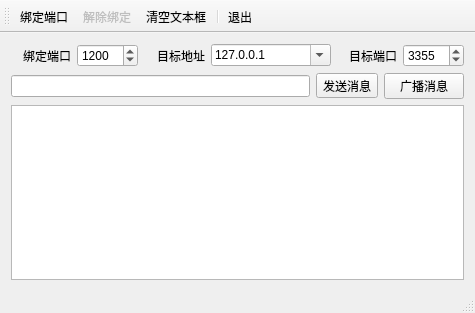
<?xml version="1.0" encoding="UTF-8"?>
<ui version="4.0">
 <class>MainWindow</class>
 <widget class="QMainWindow" name="MainWindow">
  <property name="geometry">
   <rect>
    <x>0</x>
    <y>0</y>
    <width>475</width>
    <height>313</height>
   </rect>
  </property>
  <property name="windowTitle">
   <string>MainWindow</string>
  </property>
  <widget class="QWidget" name="centralWidget">
   <layout class="QVBoxLayout" name="verticalLayout_2">
    <item>
     <layout class="QVBoxLayout" name="verticalLayout">
      <item>
       <layout class="QHBoxLayout" name="horizontalLayout">
        <item>
         <widget class="QLabel" name="label">
          <property name="text">
           <string>绑定端口</string>
          </property>
          <property name="alignment">
           <set>Qt::AlignRight|Qt::AlignTrailing|Qt::AlignVCenter</set>
          </property>
         </widget>
        </item>
        <item>
         <widget class="QSpinBox" name="spinBindPort">
          <property name="minimum">
           <number>1</number>
          </property>
          <property name="maximum">
           <number>65535</number>
          </property>
          <property name="value">
           <number>1200</number>
          </property>
         </widget>
        </item>
        <item>
         <widget class="QLabel" name="label_3">
          <property name="text">
           <string>目标地址</string>
          </property>
          <property name="alignment">
           <set>Qt::AlignRight|Qt::AlignTrailing|Qt::AlignVCenter</set>
          </property>
         </widget>
        </item>
        <item>
         <widget class="QComboBox" name="comboTargetIP">
          <property name="minimumSize">
           <size>
            <width>120</width>
            <height>0</height>
           </size>
          </property>
          <property name="editable">
           <bool>true</bool>
          </property>
          <property name="duplicatesEnabled">
           <bool>false</bool>
          </property>
          <item>
           <property name="text">
            <string>127.0.0.1</string>
           </property>
          </item>
         </widget>
        </item>
        <item>
         <widget class="QLabel" name="label_4">
          <property name="text">
           <string>目标端口</string>
          </property>
          <property name="alignment">
           <set>Qt::AlignRight|Qt::AlignTrailing|Qt::AlignVCenter</set>
          </property>
         </widget>
        </item>
        <item>
         <widget class="QSpinBox" name="spinTargetPort">
          <property name="minimum">
           <number>1</number>
          </property>
          <property name="maximum">
           <number>65535</number>
          </property>
          <property name="value">
           <number>3355</number>
          </property>
         </widget>
        </item>
       </layout>
      </item>
      <item>
       <layout class="QHBoxLayout" name="horizontalLayout_2">
        <item>
         <widget class="QLineEdit" name="editMsg"/>
        </item>
        <item>
         <widget class="QToolButton" name="btnSend">
          <property name="text">
           <string>发送消息</string>
          </property>
         </widget>
        </item>
        <item>
         <widget class="QPushButton" name="btnBroadcast">
          <property name="text">
           <string>广播消息</string>
          </property>
         </widget>
        </item>
       </layout>
      </item>
     </layout>
    </item>
    <item>
     <widget class="QPlainTextEdit" name="plainTextEdit"/>
    </item>
   </layout>
  </widget>
  <widget class="QMenuBar" name="menuBar">
   <property name="geometry">
    <rect>
     <x>0</x>
     <y>0</y>
     <width>475</width>
     <height>17</height>
    </rect>
   </property>
  </widget>
  <widget class="QToolBar" name="mainToolBar">
   <property name="toolButtonStyle">
    <enum>Qt::ToolButtonTextUnderIcon</enum>
   </property>
   <attribute name="toolBarArea">
    <enum>TopToolBarArea</enum>
   </attribute>
   <attribute name="toolBarBreak">
    <bool>false</bool>
   </attribute>
   <addaction name="actStart"/>
   <addaction name="actStop"/>
   <addaction name="actClear"/>
   <addaction name="separator"/>
   <addaction name="actQuit"/>
  </widget>
  <widget class="QStatusBar" name="statusBar"/>
  <action name="actStart">
   <property name="icon">
    <iconset resource="res.qrc">
     <normaloff>:/images/images/620.bmp</normaloff>:/images/images/620.bmp</iconset>
   </property>
   <property name="text">
    <string>绑定端口</string>
   </property>
   <property name="toolTip">
    <string>绑定UDP监听端口</string>
   </property>
  </action>
  <action name="actStop">
   <property name="enabled">
    <bool>false</bool>
   </property>
   <property name="icon">
    <iconset resource="res.qrc">
     <normaloff>:/images/images/624.bmp</normaloff>:/images/images/624.bmp</iconset>
   </property>
   <property name="text">
    <string>解除绑定</string>
   </property>
   <property name="toolTip">
    <string>解除绑定</string>
   </property>
  </action>
  <action name="actQuit">
   <property name="icon">
    <iconset resource="res.qrc">
     <normaloff>:/images/images/132.bmp</normaloff>:/images/images/132.bmp</iconset>
   </property>
   <property name="text">
    <string>退出</string>
   </property>
   <property name="toolTip">
    <string>退出本程序</string>
   </property>
  </action>
  <action name="actClear">
   <property name="icon">
    <iconset resource="res.qrc">
     <normaloff>:/images/images/212.bmp</normaloff>:/images/images/212.bmp</iconset>
   </property>
   <property name="text">
    <string>清空文本框</string>
   </property>
   <property name="toolTip">
    <string>清空文本框</string>
   </property>
  </action>
  <action name="actHostInfo">
   <property name="icon">
    <iconset resource="res.qrc">
     <normaloff>:/images/images/110.JPG</normaloff>:/images/images/110.JPG</iconset>
   </property>
   <property name="text">
    <string>本机地址</string>
   </property>
   <property name="toolTip">
    <string>获取本机地址</string>
   </property>
  </action>
 </widget>
 <layoutdefault spacing="6" margin="11"/>
 <resources>
  <include location="res.qrc"/>
 </resources>
 <connections>
  <connection>
   <sender>actQuit</sender>
   <signal>triggered()</signal>
   <receiver>MainWindow</receiver>
   <slot>close()</slot>
   <hints>
    <hint type="sourcelabel">
     <x>-1</x>
     <y>-1</y>
    </hint>
    <hint type="destinationlabel">
     <x>237</x>
     <y>156</y>
    </hint>
   </hints>
  </connection>
 </connections>
</ui>
